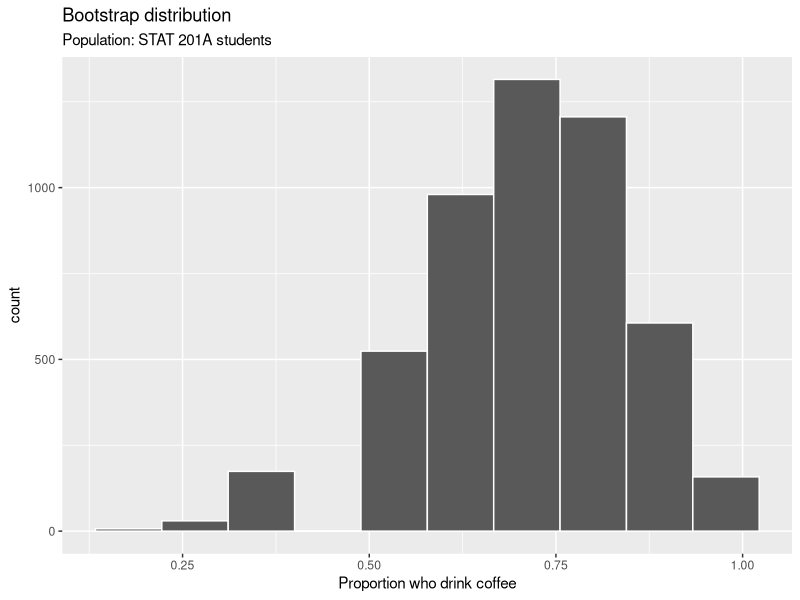

Write the R code that produced this figure.
## ---- chunk 1
library(tidyverse)

# "set seed" for reproducibility
set.seed(1)

# our original sample
x_orig <- c("yes", "no", "yes", "yes", "no", "yes", "yes", "yes", "yes", "no")

# sample size stored as variable for reproducibility
n <- length(x_orig)

# number of bootstrap samples to take
B <- 5000

# vector to store bootstrap statistics
# starts off as vector full of NAs of length B
bootstrap_props <- rep(NA, B)

# for loop
for(b in 1:B){
  # obtain bootstrap resample (will change every iteration)
  x_b <- sample(x = x_orig, size = n, replace = TRUE)
  
  # calculate bootstrap statistic (will change every iteration)
  boot_mean <- mean(x_b == "yes")
  
  # store into b-th position, replacing the NA
  bootstrap_props[b] <- boot_mean
}

# visualize bootstrap dist.

## first create data frame
boot_df <- data.frame(props = bootstrap_props) 

## ggplot
ggplot(boot_df, aes(x = props))+
  geom_histogram(bins = 10, col = "white") +
  labs(title = "Bootstrap distribution",
       subtitle = "Population: STAT 201A students",
       x = "Proportion who drink coffee")
